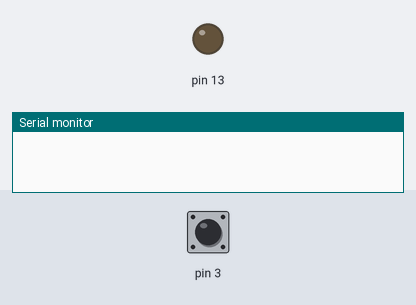
The sketch below on a simulated Arduino Uno, built with avr-gcc and run on an emulated ATmega328P. Shown: output pins drawn as LEDs (lit = HIGH), the last lines printed to the serial monitor. The inputs (shaded band) are chosen by the test bench; at power-on: pin 3 HIGH.

Above: at 1.2 s.
1.3 s: pin 3 pulled LOW for 0.15 s
At 2.2 s:
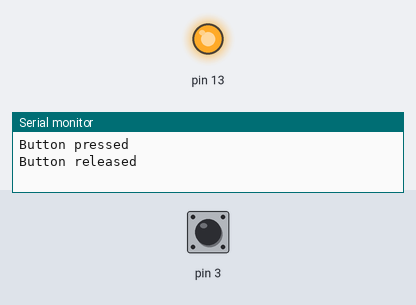
2.9 s: pin 3 pulled LOW for 1 s
At 3.4 s:
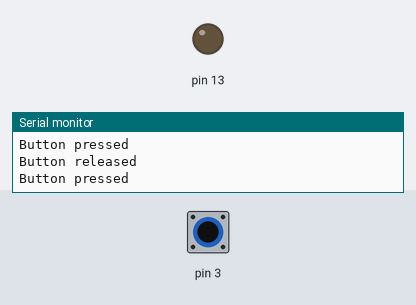
5.4 s: pin 3 pulled LOW for 3.2 s
At 6.5 s:
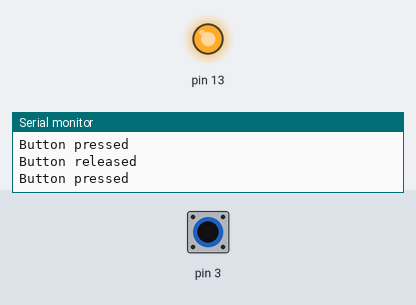
Timing chart, 0 to 8.4 s (numbered marks = the images above; inputs shaded):
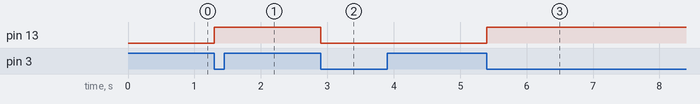

Measured:
- after the input at 1.3 s, pin 13: LOW → HIGH at once
- after the input at 2.9 s, pin 13: HIGH → LOW at once
- after the input at 5.4 s, pin 13: LOW → HIGH at once

The sketch:

btnFlag.ino
```cpp
boolean btn_flag = false;
boolean btn;
boolean led_flag = false;
unsigned long last_press;

void setup() {
  // put your setup code here, to run once:
  pinMode(3, INPUT_PULLUP);
  Serial.begin(9600);
  pinMode(13, OUTPUT);
}

void loop() {
  // put your main code here, to run repeatedly:
  btn = !digitalRead(3);

  if (btn && btn_flag == false && millis() - last_press > 50) {
    btn_flag = true;
    Serial.println("Button pressed");
    led_flag = !led_flag;
    digitalWrite(13, led_flag);
    last_press = millis();
  }

  if (!btn && btn_flag == true ) {
    btn_flag = false;
    Serial.println("Button released");
  }

}
```
